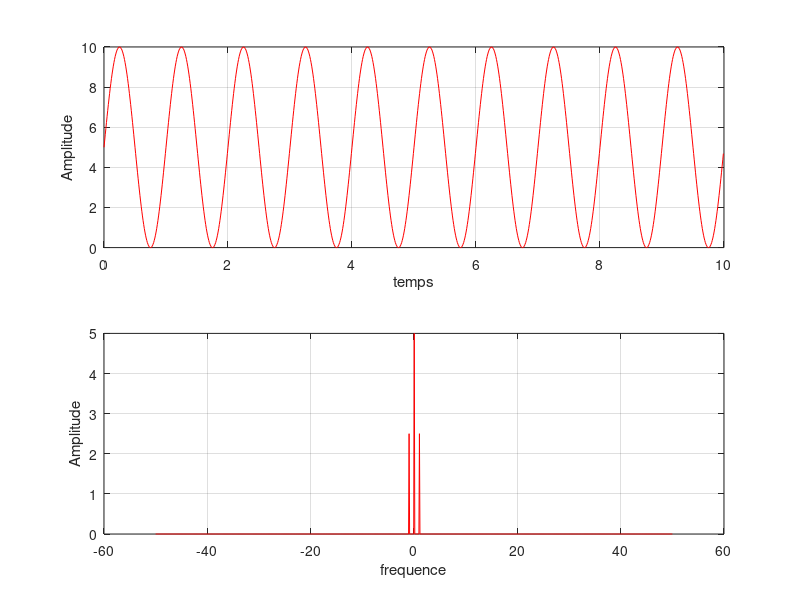

This chart was generated by the following MATLAB code: (Note: this script raises an error after producing the figure.)
close all; clear all; clc

f0=1
T0=1/f0
fe_min=2*f0
fe=50*fe_min
T=10*T0
N = round(T*fe); %Nombres de points en temps. round permet d'avoir une approximation au plus proche
N0=round(T0*fe)
t=0:1:N-1; % vecteur indice
t=t./fe; % vecteur temporelle réel

s=5+5*sin(2*pi*t)


Nfft=N; 
S = fft(s, Nfft)/Nfft;% On divise par Nfft parce que on a fait une fft d'un signal finis et qu'on à 10 périodes
S_centre = fftshift(S);
freq_S = linspace (-fe/2, fe/2, Nfft);

figure; 
subplot(211);
plot(t, s, 'red'); % abs, ordo, couleur 'd-' : affiche les points
xlabel('temps');% nom des abscisses
ylabel('Amplitude'); % nom des ordonnées
grid on; % trace la grille
subplot(212);
plot(freq_S, abs(S_centre), 'red'); % abs, ordo, couleur 'd-' : affiche les points
xlabel('frequence');% nom des abscisses
ylabel('Amplitude'); % nom des ordonnées
grid on; % trace la grille

%Quantification du signal
[sq, q]=quantification(s, 0, 10, 4);
erreur = sq-s;

%Affichage en temps
figure; hold on;
plot(t, s);
plot(t, sq);
plot(t, erreur);
legend('signal', 'signal quantifié', 'Erreur');
xlabel('Temps'); ylabel('Amplitudes');
grid on;

figure; 
h=histogram(erreur, 'Normalization', 'pdf');
get(h);

moyAmplHisto=mean(h.Values) 

%ce son les propriétés attendues comme la moyenne de l'amplitude de
%l'histogramme est de environ 1/q


%%
s=2*randn(size(t))


figure; hold on;
plot(t, s);
xlabel('Temps'); ylabel('Amplitudes');
grid on;

figure; 
h=histogram(s, 'Normalization', 'pdf');
get(h);

%Quantification du signal
[sq, q]=quantification(s, -10, 10, 4);
erreur = sq-s;

%Affichage en temps
figure; hold on;
plot(t, s);
plot(t, sq);
plot(t, erreur);
legend('signal', 'signal quantifié', 'Erreur');
xlabel('Temps'); ylabel('Amplitudes');
grid on;

figure; 
h=histogram(erreur, 'Normalization', 'pdf');
get(h);

moyAmplHisto=mean(h.Values) 
%ce son les propriétés attendues comme la moyenne de l'amplitude de
%l'histogramme donc de l'erreur de quantification est de environ 1/q et l'histogramme a la forme d'une porte


